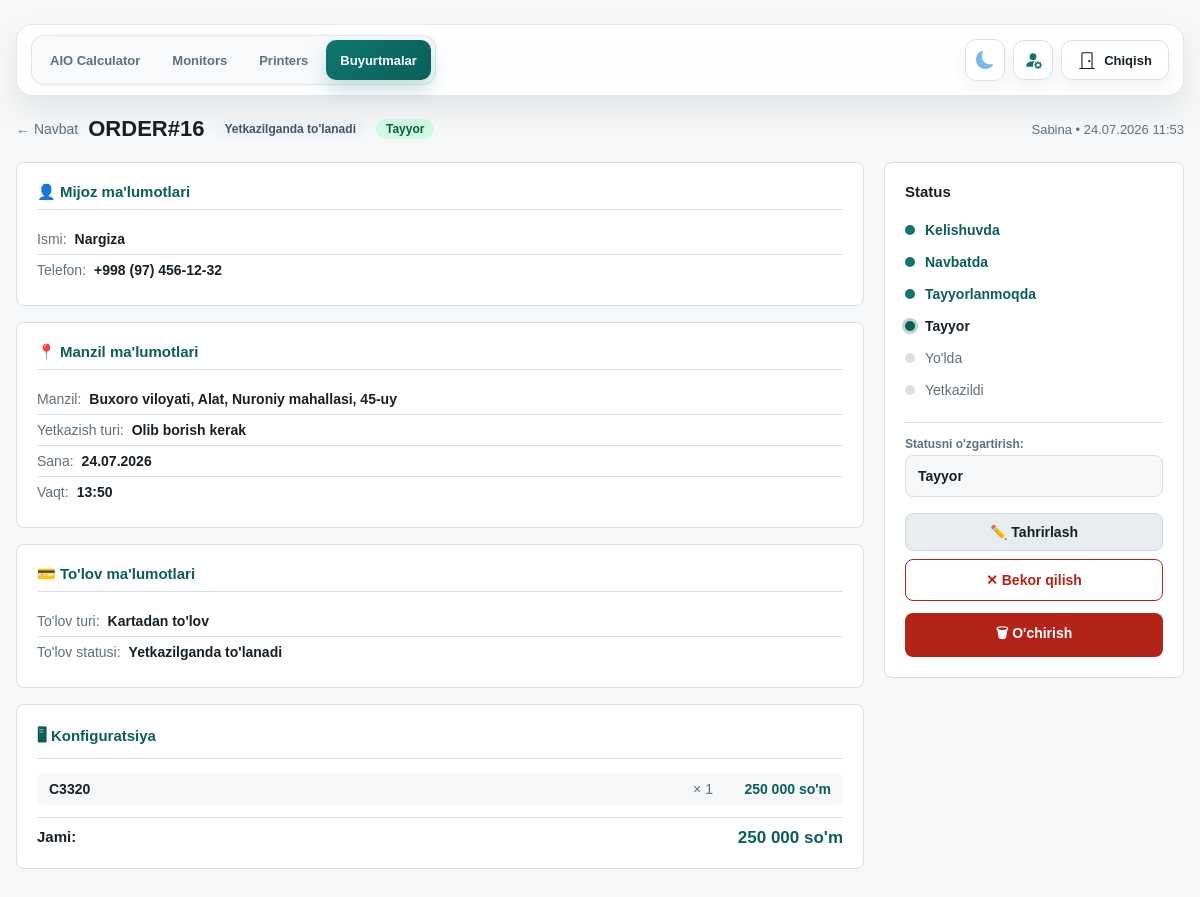
The page /orders/16/ (signed in) on the database its author committed.
### orders/models.py (models this page shows, shortened)
class Order(models.Model):
    class DeliveryType(models.TextChoices):
        DELIVERY = "DELIVERY", "Olib borish kerak"
        POST = "POST", "Pochta (BTS, UzPost, YandexGo...)"
        PICKUP = "PICKUP", "Olib ketadi"
    class PaymentType(models.TextChoices):
        CASH = "CASH", "Naqd to'lov"
        CARD = "CARD", "Kartadan to'lov"
        TRANSFER = "TRANSFER", "Bank orqali"
        CASH_CARD = "CASH_CARD", "Aralash to'lov"
    class PaymentStatus(models.TextChoices):
        UNPAID = "UNPAID", "To'lanmagan"
        ON_DELIVERY = "ON_DELIVERY", "Yetkazilganda to'lanadi"
        ON_PICKUP = "ON_PICKUP", "Olib ketishda to'lanadi"
        PARTIAL = "PARTIAL", "Qisman to'langan"
        PAID = "PAID", "To'langan"
    class ProductionStatus(models.TextChoices):
        AGREED = "AGREED", "Kelishuvda"
        QUEUED = "QUEUED", "Navbatda"
        IN_PROGRESS = "IN_PROGRESS", "Tayyorlanmoqda"
        READY = "READY", "Tayyor"
        SHIPPING = "SHIPPING", "Yo'lda"
        DELIVERED = "DELIVERED", "Yetkazildi"
        ON_HOLD = "ON_HOLD", "To'xtatildi"
        CANCELLED = "CANCELLED", "Bekor qilindi"
    DELIVERY_STATUS_FLOWS = {
        DeliveryType.DELIVERY: [
            ProductionStatus.AGREED,
            ProductionStatus.QUEUED,
            ProductionStatus.IN_PROGRESS,
            ProductionStatus.READY,
            ProductionStatus.SHIPPING,
            ProductionStatus.DELIVERED,
        ],
        DeliveryType.POST: [
            ProductionStatus.AGREED,
            ProductionStatus.QUEUED,
            ProductionStatus.IN_PROGRESS,
            ProductionStatus.READY,
            ProductionStatus.SHIPPING,
            ProductionStatus.DELIVERED,
        ],
        DeliveryType.PICKUP: [
            ProductionStatus.AGREED,
            ProductionStatus.QUEUED,
            ProductionStatus.IN_PROGRESS,
            ProductionStatus.READY,
            ProductionStatus.DELIVERED,
        ],
    }
    GLOBAL_PRODUCTION_STATUSES = [
        ProductionStatus.CANCELLED,
        ProductionStatus.ON_HOLD,
    ]
    DELIVERY_STATUS_LABELS = {
        DeliveryType.DELIVERY: {
            ProductionStatus.SHIPPING: "Yo'lda",
            ProductionStatus.DELIVERED: "Yetkazildi",
        },
        DeliveryType.POST: {
            ProductionStatus.SHIPPING: "Jo'natildi",
            ProductionStatus.DELIVERED: "Qabul qilib oldi",
        },
        DeliveryType.PICKUP: {
            ProductionStatus.DELIVERED: "Olib ketildi",
        },
    }
    order_number = models.CharField(
        max_length=24, unique=True, blank=True, null=True, verbose_name="Buyurtma raqami"
    )
    sold_by = models.ForeignKey(
        User, on_delete=models.PROTECT, related_name="orders", verbose_name="Sotuvchi"
    )
    customer_name = models.CharField(max_length=120, verbose_name="Mijoz ismi")
    customer_phone = models.CharField(max_length=30, verbose_name="Telefon raqami")
    region = models.CharField(max_length=80, verbose_name="Viloyat")
    district = models.CharField(max_length=80, verbose_name="Tuman")
    city = models.CharField(max_length=80, verbose_name="Shahar")
    landmark = models.CharField(max_length=200, blank=True, verbose_name="Mo'ljal")
    delivery_type = models.CharField(
        max_length=20, choices=DeliveryType.choices, verbose_name="Yetkazish turi"
    )
    payment_type = models.CharField(
        max_length=20, choices=PaymentType.choices, verbose_name="To'lov turi"
    )
    payment_status = models.CharField(
        max_length=20,
        choices=PaymentStatus.choices,
        default=PaymentStatus.UNPAID,
        verbose_name="To'lov holati",
    )
    production_status = models.CharField(
        max_length=20,
        choices=ProductionStatus.choices,
        default=ProductionStatus.AGREED,
        verbose_name="Ishlab chiqarish holati",
    )
    total_price_usd = models.DecimalField(
        max_digits=12, decimal_places=2, default=0, verbose_name="Jami (USD)"
    )
    total_price_uzs = models.DecimalField(
        max_digits=16, decimal_places=0, default=0, verbose_name="Jami (so'm)"
    )
    delivery_date = models.DateField(null=True, blank=True, verbose_name="Yetkazib berish sanasi")
    delivery_time = models.CharField(max_length=10, null=True, blank=True, verbose_name="Yetkazib berish vaqti")
    partial_amount = models.DecimalField(
        max_digits=16, decimal_places=0, default=0, verbose_name="Qisman to'langan summa"
    )
    notes = models.TextField(blank=True, verbose_name="Izoh")
    created_at = models.DateTimeField(auto_now_add=True)
    updated_at = models.DateTimeField(auto_now=True)
    delivered_at = models.DateTimeField(null=True, blank=True, verbose_name="Yetkazib berilgan vaqt")
    class Meta:
        ordering = ["-created_at"]
        verbose_name = "Buyurtma"
        verbose_name_plural = "Buyurtmalar"
    @property
    def display_order_number(self):
        raw_number = self.order_number or f"ORDER#{self.pk}"
        if raw_number.startswith("ORD#"):
            return raw_number.replace("ORD#", "ORDER#", 1)
        return raw_number
    @classmethod
    def production_status_flow(cls, delivery_type):
        return cls.DELIVERY_STATUS_FLOWS.get(
            delivery_type,
            cls.DELIVERY_STATUS_FLOWS[cls.DeliveryType.DELIVERY],
        )
    @classmethod
    def production_status_label(cls, status, delivery_type=None):
        if delivery_type:
            custom = cls.DELIVERY_STATUS_LABELS.get(delivery_type, {})
            if status in custom:
                return custom[status]
        return dict(cls.ProductionStatus.choices).get(status, status)
    @classmethod
    def production_status_choices_for_delivery(cls, delivery_type):
        statuses = list(cls.production_status_flow(delivery_type))
        for status in cls.GLOBAL_PRODUCTION_STATUSES:
            if status not in statuses:
                statuses.append(status)
        return [(status, cls.production_status_label(status, delivery_type)) for status in statuses]

class OrderItem(models.Model):
    order = models.ForeignKey(Order, on_delete=models.CASCADE, related_name="items")
    build_quote = models.ForeignKey(
        "calculator.BuildQuote",
        on_delete=models.SET_NULL,
        null=True,
        blank=True,
        related_name="order_items",
        verbose_name="Kalkulyator konfiguratsiyasi",
    )
    config_label = models.CharField(max_length=255, verbose_name="Konfiguratsiya")
    quantity = models.PositiveIntegerField(default=1, verbose_name="Soni")
    unit_price_usd = models.DecimalField(
        max_digits=12, decimal_places=2, default=0, verbose_name="Dona narxi (USD)"
    )
    unit_price_uzs = models.DecimalField(
        max_digits=16, decimal_places=2, default=0, verbose_name="Dona narxi (so'm)"
    )
    class Meta:
        verbose_name = "Buyurtma elementi"
        verbose_name_plural = "Buyurtma elementlari"

### orders/views.py (the view, shortened to what this page needs)
# urls.py: path("<int:pk>/", views.order_detail, name="detail"),
@login_required
def order_detail(request, pk):
    from calculator.models import CalculatorSettings
    try:
        settings = CalculatorSettings.objects.first()
        usd_rate = int(settings.usd_rate) if settings and settings.usd_rate else 12850
    except:
        usd_rate = 12850
    order = get_object_or_404(
        _orders_for_user(request.user).prefetch_related("items").select_related("sold_by"),
        pk=pk,
    )
    if request.method == "GET" and request.GET.get("edit") == "1":
        return render(request, "orders/order_form.html", _form_context(request.user, order, {}))
    allowed_production_status_choices = _allowed_production_status_choices_for_user(
        request.user,
        order.delivery_type,
        order.production_status,
    )
    allowed_production_status_values = {value for value, _ in allowed_production_status_choices}
    return render(request, "orders/order_detail.html", {
        "active_nav": "orders",
        "order": order,
        "usd_rate": usd_rate,
        "status_flow": Order.production_status_flow(order.delivery_type),
        "current_status_index": (
            Order.production_status_flow(order.delivery_type).index(order.production_status)
            if order.production_status in Order.production_status_flow(order.delivery_type)
            else -1
        ),
        "delivery_choices": Order.DeliveryType.choices,
        "payment_type_choices": Order.PaymentType.choices,
        "payment_status_choices": Order.PaymentStatus.choices,
        "production_status_choices": allowed_production_status_choices,
        "can_change_production_status": _can_user_change_production_status(
            request.user,
            order.production_status,
        ),
        "show_current_status_option": order.production_status not in allowed_production_status_values,
        "current_status_label": _all_production_status_choices_map(order.delivery_type).get(
            order.production_status,
            order.production_status,
        ),
    })

### orders/templates/orders/order_detail.html (shortened to what this page needs)
{% extends "base.html" %}
{% load order_tags %}
{% block content %}
<div style="margin-top:20px;">
  <div style="display:flex;align-items:center;flex-wrap:wrap;gap:10px;margin-bottom:16px;">
    <a href="{% url 'orders:list' %}" style="color:var(--muted);text-decoration:none;font-size:14px;">← Navbat</a>
    <h2 style="margin:0;font-size:22px;">{{ order.display_order_number }}</h2>
    <span class="badge {{ order.payment_status|payment_badge }}">{{ order.get_payment_status_display }}</span>
    <span class="badge {{ order.production_status|status_badge }}">{{ order.production_status|status_label:order.delivery_type }}</span>
    <span style="font-size:13px;color:var(--muted);margin-left:auto;">
      {{ order.sold_by.get_full_name|default:order.sold_by.username }} •
      {{ order.created_at|date:"d.m.Y H:i" }}
    </span>
  </div>
  <div class="detail-layout">
    <div>
      <div class="panel detail-section">
        <h3>👤 Mijoz ma'lumotlari</h3>
        <div class="detail-row-group">
          <div class="detail-row"><span>Ismi:</span><strong>{{ order.customer_name }}</strong></div>
          <div class="detail-row"><span>Telefon:</span><strong>{{ order.customer_phone|format_phone }}</strong></div>
        </div>
      </div>
      <div class="panel detail-section">
        <h3>📍 Manzil ma'lumotlari</h3>
        <div class="detail-row">
          <span>Manzil:</span>
          <strong>
            {{ order.region }}, {{ order.district }}, {{ order.city }}
          </strong>
        </div>
        <div class="detail-row-group">
          <div class="detail-row"><span>Yetkazish turi:</span><strong>{{ order.get_delivery_type_display }}</strong></div>
          {% if order.delivery_date %}
            <div class="detail-row"><span>Sana:</span><strong>{{ order.delivery_date|date:"d.m.Y" }}</strong></div>
          {% endif %}
          {% if order.delivery_time %}
            <div class="detail-row"><span>Vaqt:</span><strong>{{ order.delivery_time }}</strong></div>
          {% endif %}
        </div>
      </div>
      <div class="panel detail-section">
        <h3>💳 To'lov ma'lumotlari</h3>
        <div class="detail-row-group">
          <div class="detail-row"><span>To'lov turi:</span><strong>{{ order.get_payment_type_display }}</strong></div>
          <div class="detail-row"><span>To'lov statusi:</span><strong>{{ order.get_payment_status_display }}</strong></div>
        </div>
      </div>
      <div class="panel detail-section">
        <h3>🖥 Konfiguratsiya</h3>
        {% for item in order.items.all %}
          <div class="config-item">
            <span class="label">{{ item.config_label }}</span>
            <span class="qty">× {{ item.quantity }}</span>
            <span class="price">
              {% if item.unit_price_uzs %}
                {{ item.unit_price_uzs|format_uzs }}
              {% else %}
                {% widthratio item.unit_price_usd 1 usd_rate as price_uzs %}
                {{ price_uzs|format_uzs }}
              {% endif %}
              so'm
            </span>
          </div>
        {% endfor %}
        <div style="display:flex;justify-content:space-between;margin-top:12px;padding-top:10px;border-top:1px solid var(--line);">
          <strong style="font-size:15px;">Jami:</strong>
          <div style="text-align:right;">
            <div style="font-weight:800;font-size:17px;color:var(--accent-dark)">{{ order.total_price_uzs|format_uzs }} so'm</div>
          </div>
        </div>
      </div>
    </div>
    <aside>
      <div class="panel status-sidebar">
        <h3>Status</h3>
        {% for s in status_flow %}
          <div class="status-step
            {% if order.production_status == s %}current
            {% elif current_status_index != -1 and forloop.counter0 < current_status_index %}done
            {% endif %}">
            <div class="status-dot
              {% if order.production_status == s %}current
              {% elif current_status_index != -1 and forloop.counter0 < current_status_index %}done
              {% endif %}">
            </div>
            {{ s|status_label:order.delivery_type }}
          </div>
        {% endfor %}
        <div style="margin-top: 16px; margin-bottom: 12px; border-top: 1px solid var(--line); padding-top: 14px;">
          <label style="font-size:12px; color:var(--muted); font-weight:700; margin-bottom:4px; display:block;">Statusni o'zgartirish:</label>
          {% if can_change_production_status %}
            <select id="status-select-dropdown" onchange="onStatusDropdownChange(this.value)" style="width:100%; padding:10px 12px; border-radius:8px; background:var(--bg); border:1px solid var(--line); color:var(--text); font-weight:700; font-size:14px; cursor:pointer;">
              {% for s_val, s_label in production_status_choices %}
                <option value="{{ s_val }}" {% if order.production_status == s_val %}selected{% endif %}>{{ s_label }}</option>
              {% endfor %}
            </select>
          {% else %}
            <div style="padding:10px 12px; border-radius:8px; background:var(--bg); border:1px solid var(--line); color:var(--muted); font-size:13px; line-height:1.45;">
              Bu buyurtmada statusni faqat admin o'zgartira oladi.
            </div>
          {% endif %}
        </div>
        <div class="action-btns">
          <a href="{% url 'orders:detail' order.pk %}?edit=1" class="action-btn secondary">
            ✏️ Tahrirlash
          </a>
          {% if request.user.is_superuser and order.production_status != 'CANCELLED' %}
            <button class="action-btn danger" onclick="cancelOrderDirectly()">
              ✕ Bekor qilish
            </button>
          {% endif %}
          {% if request.user.is_superuser %}
            <form id="delete-order-form" action="{% url 'orders:delete' order.pk %}" method="post" style="width: 100%; margin-top: 4px;">
              <button type="button" onclick="openDeleteModal()" class="action-btn" style="background: var(--danger); color: white; width: 100%; border: none; font-weight: 700; display: flex; align-items: center; justify-content: center; gap: 6px;">
                🗑 O'chirish
              </button>
            </form>
          {% endif %}
        </div>
      </div>
    </aside>
  </div>
</div>
{% endblock %}

### rows shown on the page
Order: display_order_number "ORDER#16", payment_status "Yetkazilganda to'lanadi", production_status|status_label "Tayyor", sold_by.get_full_name "Sabina", created_at "24.07.2026 11:53", customer_name "Nargiza", customer_phone "+998 (97) 456-12-32", region "Buxoro viloyati", district "Alat", city "Nuroniy mahallasi, 45-uy", delivery_type "Olib borish kerak", delivery_date "24.07.2026", delivery_time "13:50", payment_type "Kartadan to'lov", total_price_uzs "250 000", status_flow "Kelishuvda" "Navbatda" "Tayyorlanmoqda" "Tayyor" "Yo'lda" "Yetkazildi", production_status "Tayyor"
OrderItem: config_label "C3320", quantity "1", unit_price_uzs "250 000"
